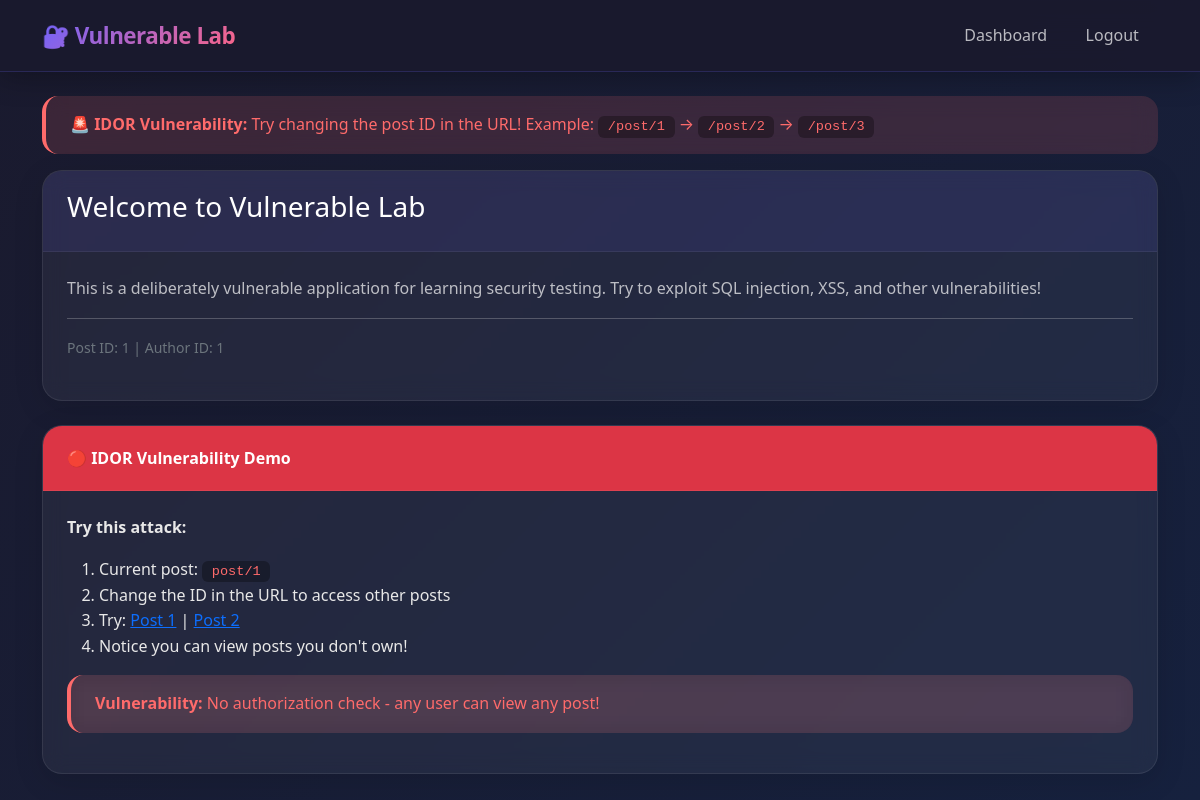
The app's page /post/1 (signed in) with its own data.
### database.py (models this page shows, shortened)
class Post(db.Model):
    id = db.Column(db.Integer, primary_key=True)
    title = db.Column(db.String(200), nullable=False)
    content = db.Column(db.Text, nullable=False)
    user_id = db.Column(db.Integer, db.ForeignKey('user.id'), nullable=False)

### app.py (the view)
@app.route('/post/<int:post_id>')
@login_required
def view_post(post_id):
    post = Post.query.get(post_id)
    if not post:
        flash('Post not found!', 'danger')
        return redirect(url_for('dashboard'))
    author = User.query.get(post.user_id)
    if author and current_user.id != author.id:
        app.logger.warning(f"IDOR attempt: User {current_user.username} viewed post {post_id} owned by {author.username}")
    return render_template('post.html', post=post, author=author)

### app.py (called while the page is built)
@login_manager.user_loader
def load_user(user_id):
    return User.query.get(int(user_id))

@app.context_processor
def inject_user():
    return dict(current_user=current_user)

### templates/post.html (shortened to what this page needs)
<!DOCTYPE html>
<html lang="en">
<head>
    <link href="https://cdn.jsdelivr.net/npm/bootstrap@5.1.3/dist/css/bootstrap.min.css" rel="stylesheet">
    <link rel="stylesheet" href="{{ url_for('static', filename='style.css') }}">
</head>
<body>
    <nav class="navbar navbar-expand-lg navbar-dark bg-dark">
        <div class="container">
            <a class="navbar-brand" href="#">🔐 Vulnerable Lab</a>
            <div class="navbar-nav ms-auto">
                <a class="nav-link" href="{{ url_for('dashboard') }}">Dashboard</a>
                <a class="nav-link" href="{{ url_for('logout') }}">Logout</a>
            </div>
        </div>
    </nav>
    <div class="container mt-4">
        <div class="alert alert-danger">
            <strong>🚨 IDOR Vulnerability:</strong> Try changing the post ID in the URL!
            Example: <code>/post/1</code> → <code>/post/2</code> → <code>/post/3</code>
        </div>
        <div class="card">
            <div class="card-header">
                <h3>{{ post.title }}</h3>
            </div>
            <div class="card-body">
                <p class="card-text">{{ post.content }}</p>
                <hr>
                <p class="text-muted">
                    <small>Post ID: {{ post.id }} | Author ID: {{ post.user_id }}</small>
                </p>
            </div>
        </div>
        <div class="card mt-4">
            <div class="card-header bg-danger text-white">
                <strong>🔴 IDOR Vulnerability Demo</strong>
            </div>
            <div class="card-body">
                <p><strong>Try this attack:</strong></p>
                <ol>
                    <li>Current post: <code>post/{{ post.id }}</code></li>
                    <li>Change the ID in the URL to access other posts</li>
                    <li>Try: <a href="{{ url_for('view_post', post_id=1) }}">Post 1</a> |
                             <a href="{{ url_for('view_post', post_id=2) }}">Post 2</a></li>
                    <li>Notice you can view posts you don't own!</li>
                </ol>
                <div class="alert alert-danger">
                    <strong>Vulnerability:</strong> No authorization check - any user can view any post!
                </div>
            </div>
        </div>
    </div>
</body>
</html>

### static/css/style.css (style rules this page uses)
:root { --primary: #6C63FF; --primary-dark: #5A52D5; --primary-light: #8B83FF; --secondary: #FF6584; --dark: #1A1A2E; --darker: #0F0F1A; --light: #F8F9FA; --gray: #6C757D; --success: #00D2A0; --warning: #FFC107; --danger: #FF6B6B; --info: #4ECDC4; --gradient-primary: linear-gradient(135deg, #6C63FF 0%, #FF6584 100%); --gradient-dark: linear-gradient(135deg, #1A1A2E 0%, #16213E 100%); --gradient-card: linear-gradient(145deg, rgba(255,255,255,0.1), rgba(255,255,255,0.05)); --shadow-sm: 0 2px 10px rgba(0,0,0,0.08); --shadow-md: 0 8px 30px rgba(0,0,0,0.12); --shadow-lg: 0 20px 60px rgba(0,0,0,0.2); --shadow-glow: 0 0 30px rgba(108, 99, 255, 0.3); }
* { margin: 0; padding: 0; box-sizing: border-box; }
body { font-family: 'Segoe UI', system-ui, -apple-system, sans-serif; background: var(--gradient-dark); color: #E8E8E8; min-height: 100vh; line-height: 1.6; }
.navbar { background: rgba(26, 26, 46, 0.95) !important; backdrop-filter: blur(20px); border-bottom: 1px solid rgba(108, 99, 255, 0.2); padding: 0.8rem 0; box-shadow: 0 4px 30px rgba(0,0,0,0.3); }
.navbar-brand { font-weight: 700; font-size: 1.4rem; background: var(--gradient-primary); -webkit-background-clip: text; -webkit-text-fill-color: transparent; background-clip: text; letter-spacing: -0.5px; }
.navbar .nav-link { color: rgba(255,255,255,0.7) !important; font-weight: 500; padding: 0.5rem 1.2rem !important; border-radius: 10px; transition: all 0.3s ease; position: relative; }
.card { background: rgba(255,255,255,0.05); backdrop-filter: blur(10px); border: 1px solid rgba(255,255,255,0.08); border-radius: 20px; box-shadow: var(--shadow-md); transition: all 0.4s cubic-bezier(0.175, 0.885, 0.32, 1.275); overflow: hidden; }
.card-header { background: rgba(108, 99, 255, 0.1); border-bottom: 1px solid rgba(255,255,255,0.06); padding: 1.2rem 1.5rem; font-weight: 600; color: #fff; }
.card-body { padding: 1.5rem; }
.card-text { color: rgba(255,255,255,0.7); }
.alert { border-radius: 16px; border: none; padding: 1rem 1.5rem; backdrop-filter: blur(10px); }
.alert-danger { background: rgba(255, 107, 107, 0.15); color: #FF6B6B; border-left: 4px solid #FF6B6B; }
code, pre { font-family: 'Fira Code', 'Consolas', monospace; }
code { background: rgba(0,0,0,0.3); padding: 0.2rem 0.6rem; border-radius: 6px; color: #FF6B6B; font-size: 0.85rem; }

### records on screen
Post: title "Welcome to Vulnerable Lab", content "This is a deliberately vulnerable application for learning security testing. Try to exploit SQL injection, XSS, and other vulnerabilities!", id "1", user_id "1"
